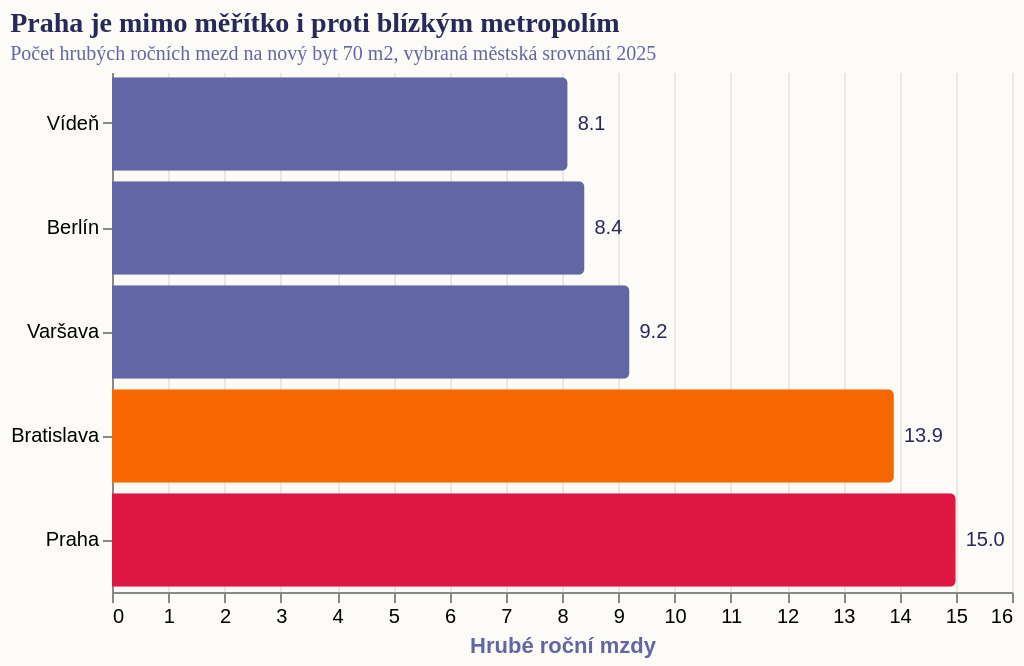

The specification (Vega-Lite) saved for this image:
### Vega-Lite specification from a JSON file in a GitHub repository (floating-point values rounded to 4 significant figures)
{"_source": "Deloitte Property Index 2025 / Central Group CG-Index 2025", "$schema": "https://vega.github.io/schema/vega-lite/v5.json", "description": "Dostupnost nového bytu 70 m2 ve vybraných evropských metropolích", "title": {"text": "Praha je mimo měřítko i proti blízkým metropolím", "subtitle": "Počet hrubých ročních mezd na nový byt 70 m2, vybraná městská srovnání 2025"}, "width": 450, "height": 260, "autosize": {"type": "pad", "resize": true}, "background": "#fdfbf7", "data": {"values": [{"city": "Vídeň", "value": 8.1, "group": "Blízký benchmark"}, {"city": "Berlín", "value": 8.4, "group": "Blízký benchmark"}, {"city": "Varšava", "value": 9.2, "group": "Blízký benchmark"}, {"city": "Bratislava", "value": 13.9, "group": "Regionální srovnání"}, {"city": "Praha", "value": 15.0, "group": "Praha"}]}, "layer": [{"mark": {"type": "bar", "tooltip": true, "cornerRadiusEnd": 3}, "encoding": {"y": {"field": "city", "type": "nominal", "title": null, "sort": ["Vídeň", "Berlín", "Varšava", "Bratislava", "Praha"]}, "x": {"field": "value", "type": "quantitative", "title": "Hrubé roční mzdy", "scale": {"domain": [0, 16]}}, "color": {"field": "group", "type": "nominal", "scale": {"domain": ["Praha", "Regionální srovnání", "Blízký benchmark"], "range": ["#de1743", "#f76800", "#6267a3"]}, "legend": null}}}, {"mark": {"type": "text", "align": "left", "baseline": "middle", "dx": 5, "fontSize": 10, "color": "#272a59"}, "encoding": {"y": {"field": "city", "type": "nominal", "sort": ["Vídeň", "Berlín", "Varšava", "Bratislava", "Praha"]}, "x": {"field": "value", "type": "quantitative"}, "text": {"field": "value", "type": "quantitative", "format": ".1f"}}}], "config": {"view": {"stroke": "transparent"}, "title": {"font": "Roboto Slab", "fontWeight": "bold", "fontSize": 14, "anchor": "start", "color": "#272a59", "subtitleFont": "Work Sans", "subtitleFontSize": 10, "subtitleColor": "#6267a3"}, "axis": {"titleColor": "#6267a3", "gridColor": "#e9e9dd"}}}
